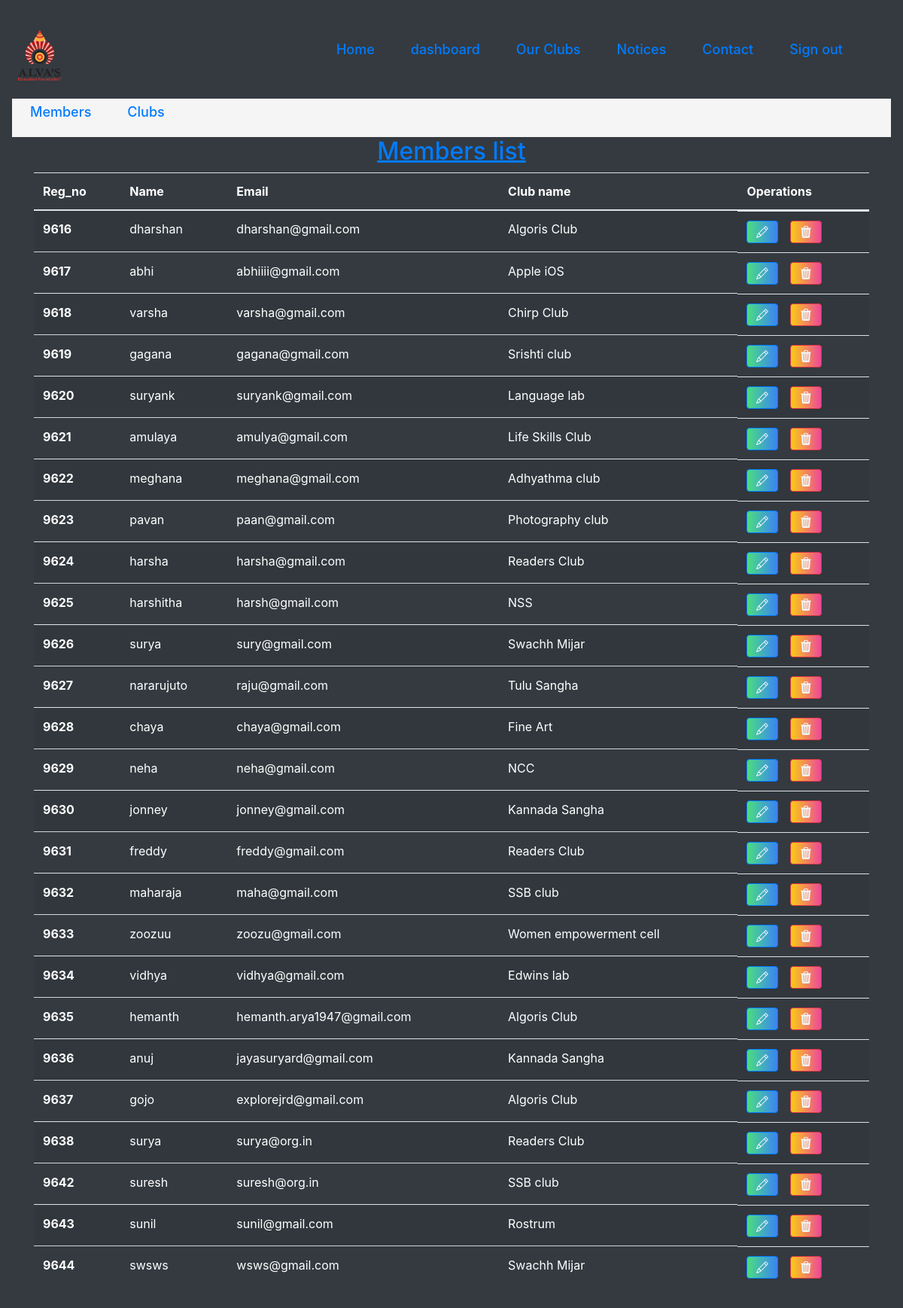
Page /dashboard/dashboard1.php on the committed database.
### tables this page shows
CREATE TABLE `members` (
  `id` int(5) NOT NULL,
  `name` varchar(20) NOT NULL,
  `email` varchar(30) NOT NULL,
  `club_name` varchar(30) DEFAULT NULL,
  `password` varchar(30) NOT NULL
);

### dashboard/display.php (the view, shortened to what this page needs)
<?php
include '../dbconnect.php';
?>
<!DOCTYPE html>
<html lang="en">
<head>
    <link rel="stylesheet" href="https://cdn.jsdelivr.net/npm/bootstrap@4.6.2/dist/css/bootstrap.min.css">
    <link rel="stylesheet" href="style.css">
</head>
<body class="p-3 mb-2 bg-dark">
    <div class="container">
    <h2 class="underline underline-offset-1 text-center text-primary animate__animated animate__backInDown animate__animated ">Members list</h2>
        <table class="table table-striped text-white">
  <thead>
    <tr>
      <th scope="col">Reg_no</th>
      <th scope="col">Name</th>
      <th scope="col">Email</th>
      <th scope="col">Club name</th>
      <th scope="col">Operations</th>
    </tr>
  </thead>
  <tbody class="overflow-y-auto h-32 ...">
    <?php
  $sql   ="Select * from `members`";
  $result = mysqli_query($conn,$sql);
  if($result){
    while($row=mysqli_fetch_assoc($result)){
      $id = $row['id'];
      $name = $row['name'];
      $email = $row['email'];
      $club = $row['club_name'];
      echo '
          <tr class="animate__animated animate__backInUp">
      <th scope="row">'.$id.'</th>
      <td>'.$name.'</td>
      <td>'.$email.'</td>
      <td>'.$club.'</td>
      <td class="flex space-x-4">
    <button class="btn btn-primary bg-gradient-to-r from-green-400 to-blue-500 hover:from-pink-500 hover:to-yellow-500 ..."><a href="update2.php? updateid='.$id.'" class="text-slate-100 hover:text-black font-semibold"><svg xmlns="http://www.w3.org/2000/svg" width="16" height="16" fill="currentColor" class="bi bi-pencil" viewBox="0 0 16 16">
    <path d="M12.146.146a.5.5 0 0 1 .708 0l3 3a.5.5 0 0 1 0 .708l-10 10a.5.5 0 0 1-.168.11l-5 2a.5.5 0 0 1-.65-.65l2-5a.5.5 0 0 1 .11-.168l10-10zM11.207 2.5 13.5 4.793 14.793 3.5 12.5 1.207 11.207 2.5zm1.586 3L10.5 3.207 4 9.707V10h.5a.5.5 0 0 1 .5.5v.5h.5a.5.5 0 0 1 .5.5v.5h.293l6.5-6.5zm-9.761 5.175-.106.106-1.528 3.821 3.821-1.528.106-.106A.5.5 0 0 1 5 12.5V12h-.5a.5.5 0 0 1-.5-.5V11h-.5a.5.5 0 0 1-.468-.325z"/>
  </svg></a></button>
    <button class="btn btn-danger bg-gradient-to-r from-yellow-400 to-pink-500 hover:from-blue-500 hover:to-green-500 "><a href="delete.php? deleteid='.$id.'" class="text-slate-100 hover:text-black font-semibold"><svg xmlns="http://www.w3.org/2000/svg" width="16" height="16" fill="currentColor" class="bi bi-trash3-fill" viewBox="0 0 16 16">
    <path d="M11 1.5v1h3.5a.5.5 0 0 1 0 1h-.538l-.853 10.66A2 2 0 0 1 11.115 16h-6.23a2 2 0 0 1-1.994-1.84L2.038 3.5H1.5a.5.5 0 0 1 0-1H5v-1A1.5 1.5 0 0 1 6.5 0h3A1.5 1.5 0 0 1 11 1.5Zm-5 0v1h4v-1a.5.5 0 0 0-.5-.5h-3a.5.5 0 0 0-.5.5ZM4.5 5.029l.5 8.5a.5.5 0 1 0 .998-.06l-.5-8.5a.5.5 0 1 0-.998.06Zm6.53-.528a.5.5 0 0 0-.528.47l-.5 8.5a.5.5 0 0 0 .998.058l.5-8.5a.5.5 0 0 0-.47-.528ZM8 4.5a.5.5 0 0 0-.5.5v8.5a.5.5 0 0 0 1 0V5a.5.5 0 0 0-.5-.5Z"/>
  </svg></a></button>
</td>
    </tr>';
    }
}
?>
  </tbody>
</table>
    </div>
</body>
</html>

### rows in the picture
members: id "9616", name "dharshan", email "dharshan@gmail.com", club_name "Algoris Club"
members: id "9617", name "abhi", email "abhiiii@gmail.com", club_name "Apple iOS"
members: id "9618", name "varsha", email "varsha@gmail.com", club_name "Chirp Club"
members: id "9619", name "gagana", email "gagana@gmail.com", club_name "Srishti club"
members: id "9620", name "suryank", email "suryank@gmail.com", club_name "Language lab"
members: id "9621", name "amulaya", email "amulya@gmail.com", club_name "Life Skills Club"
members: id "9622", name "meghana", email "meghana@gmail.com", club_name "Adhyathma club"
members: id "9623", name "pavan", email "paan@gmail.com", club_name "Photography club"
members: id "9624", name "harsha", email "harsha@gmail.com", club_name "Readers Club"
members: id "9625", name "harshitha", email "harsh@gmail.com", club_name "NSS"
members: id "9626", name "surya", email "sury@gmail.com", club_name "Swachh Mijar"
members: id "9627", name "nararujuto", email "raju@gmail.com", club_name "Tulu Sangha"
members: id "9628", name "chaya", email "chaya@gmail.com", club_name "Fine Art"
members: id "9629", name "neha", email "neha@gmail.com", club_name "NCC"
members: id "9630", name "jonney", email "jonney@gmail.com", club_name "Kannada Sangha"
members: id "9631", name "freddy", email "freddy@gmail.com", club_name "Readers Club"
members: id "9632", name "maharaja", email "maha@gmail.com", club_name "SSB club"
members: id "9633", name "zoozuu", email "zoozu@gmail.com", club_name "Women empowerment cell"
members: id "9634", name "vidhya", email "vidhya@gmail.com", club_name "Edwins lab"
members: id "9635", name "hemanth", email "hemanth.arya1947@gmail.com", club_name "Algoris Club"
members: id "9636", name "anuj", email "jayasuryard@gmail.com", club_name "Kannada Sangha"
members: id "9637", name "gojo", email "explorejrd@gmail.com", club_name "Algoris Club"
members: id "9638", name "surya", email "surya@org.in", club_name "Readers Club"
members: id "9642", name "suresh", email "suresh@org.in", club_name "SSB club"
members: id "9643", name "sunil", email "sunil@gmail.com", club_name "Rostrum"
members: id "9644", name "swsws", email "wsws@gmail.com", club_name "Swachh Mijar"
